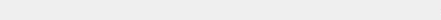
<?xml version="1.0" encoding="UTF-8"?>
<ui version="4.0">
 <class>TransactionFrame</class>
 <widget class="QFrame" name="TransactionFrame">
  <property name="geometry">
   <rect>
    <x>0</x>
    <y>0</y>
    <width>441</width>
    <height>20</height>
   </rect>
  </property>
  <property name="minimumSize">
   <size>
    <width>311</width>
    <height>20</height>
   </size>
  </property>
  <property name="maximumSize">
   <size>
    <width>16777215</width>
    <height>30</height>
   </size>
  </property>
  <property name="windowTitle">
   <string>Frame</string>
  </property>
  <property name="autoFillBackground">
   <bool>true</bool>
  </property>
  <property name="styleSheet">
   <string notr="true">color: #ddd;</string>
  </property>
  <property name="frameShape">
   <enum>QFrame::NoFrame</enum>
  </property>
  <property name="frameShadow">
   <enum>QFrame::Raised</enum>
  </property>
  <layout class="QGridLayout" name="gridLayout">
   <property name="leftMargin">
    <number>0</number>
   </property>
   <property name="topMargin">
    <number>0</number>
   </property>
   <property name="rightMargin">
    <number>0</number>
   </property>
   <property name="bottomMargin">
    <number>0</number>
   </property>
   <item row="0" column="0">
    <widget class="QLabel" name="m_iconLabel">
     <property name="sizePolicy">
      <sizepolicy hsizetype="Expanding" vsizetype="Preferred">
       <horstretch>0</horstretch>
       <verstretch>0</verstretch>
      </sizepolicy>
     </property>
     <property name="maximumSize">
      <size>
       <width>125</width>
       <height>18</height>
      </size>
     </property>
     <property name="styleSheet">
      <string notr="true">color: #ddd; 
</string>
     </property>
     <property name="text">
      <string/>
     </property>
     <property name="alignment">
      <set>Qt::AlignLeading|Qt::AlignLeft|Qt::AlignVCenter</set>
     </property>
    </widget>
   </item>
   <item row="0" column="1">
    <widget class="QLabel" name="m_timeLabel">
     <property name="sizePolicy">
      <sizepolicy hsizetype="Expanding" vsizetype="Preferred">
       <horstretch>0</horstretch>
       <verstretch>0</verstretch>
      </sizepolicy>
     </property>
     <property name="font">
      <font>
       <pointsize>-1</pointsize>
      </font>
     </property>
     <property name="styleSheet">
      <string notr="true">color: #ddd; </string>
     </property>
     <property name="text">
      <string>TextLabel</string>
     </property>
    </widget>
   </item>
   <item row="0" column="2">
    <widget class="QLabel" name="m_amountLabel">
     <property name="sizePolicy">
      <sizepolicy hsizetype="Expanding" vsizetype="Preferred">
       <horstretch>0</horstretch>
       <verstretch>0</verstretch>
      </sizepolicy>
     </property>
     <property name="font">
      <font>
       <pointsize>-1</pointsize>
      </font>
     </property>
     <property name="styleSheet">
      <string notr="true">color: pink; </string>
     </property>
     <property name="text">
      <string>TextLabel</string>
     </property>
     <property name="alignment">
      <set>Qt::AlignRight|Qt::AlignTrailing|Qt::AlignVCenter</set>
     </property>
    </widget>
   </item>
  </layout>
 </widget>
 <resources/>
 <connections/>
</ui>
